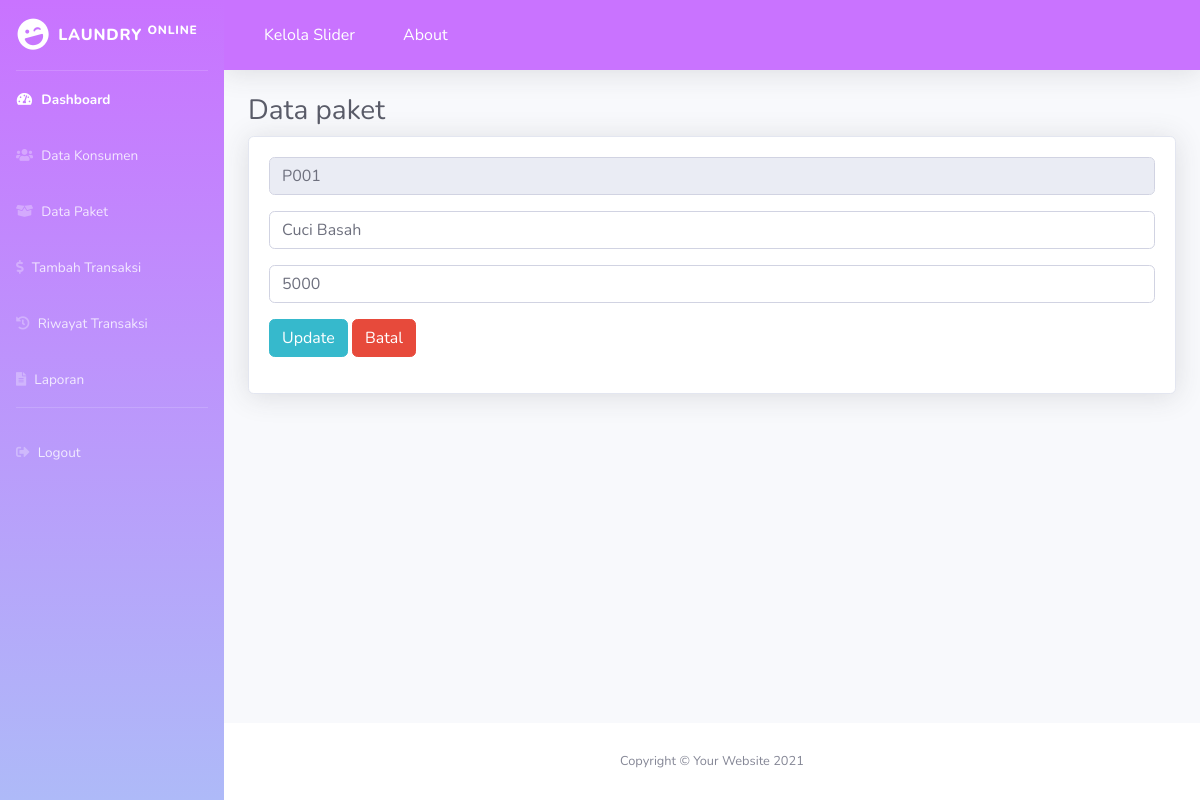
Page /paket/edit/P001 on the committed database.
### tables this page shows
CREATE TABLE `paket` (
  `kode_paket` varchar(20) NOT NULL,
  `nama_paket` varchar(50) NOT NULL,
  `harga_paket` varchar(20) NOT NULL
);

### application/controllers/Paket.php (called while the page is built, shortened)
<?php
class Paket extends CI_Controller
{
    public function edit($id)
    {
        $isi['content']  = 'backend/paket/e_paket';
        $isi['judul']    = 'Data paket';
        $isi['paket'] = $this->M_paket->edit($id);
        $this->load->view('backend/dashboard', $isi);
    }
}

### index.php (called while the page is built, shortened)
<?php
require_once BASEPATH.'core/CodeIgniter.php';

### application/models/M_paket.php (called while the page is built, shortened)
<?php
class M_paket extends CI_Model
{
    public function edit($id)
    {
        $this->db->select('*');
        $this->db->from('paket');
        $this->db->where('kode_paket', $id);
        return $this->db->get()->row_array();
    }
}

### application/views/backend/paket/e_paket.php (the view, shortened to what this page needs)
<!DOCTYPE html>
<html lang="en">
<head>
</head>
<body>
    <div class="container-fluid">
        <h1 class="h3 mb-2 text-gray-800"><?= $judul ?></h1>
        <div class="card shadow mb-4">
            <div class="card-body">
                <form method="post" action="<?= base_url() ?>paket/update">
                    <div class="form-group">
                        <input type="text" name="kode_paket" value="<?= $paket['kode_paket'] ?>" class="form-control" readonly>
                    </div>
                    <div class="form-group">
                        <input type="text" name="nama_paket" value="<?= $paket['nama_paket'] ?>" class="form-control" required>
                    </div>
                    <div class="form-group">
                        <input type="text" name="harga_paket" value="<?= $paket['harga_paket'] ?>" class="form-control" required>
                    </div>
                    <div class="form-group">
                        <button type="submit" class="btn btn-info">Update</button>
                        <a href="<?= base_url() ?>konsumen" class="btn btn-danger">Batal</a>
                    </div>
                </form>
            </div>
        </div>
    </div>
</body>
</html>

### rows in the picture
paket: kode_paket "P001", nama_paket "Cuci Basah", harga_paket "5000"

### other values in the picture
$judul "Data paket"
